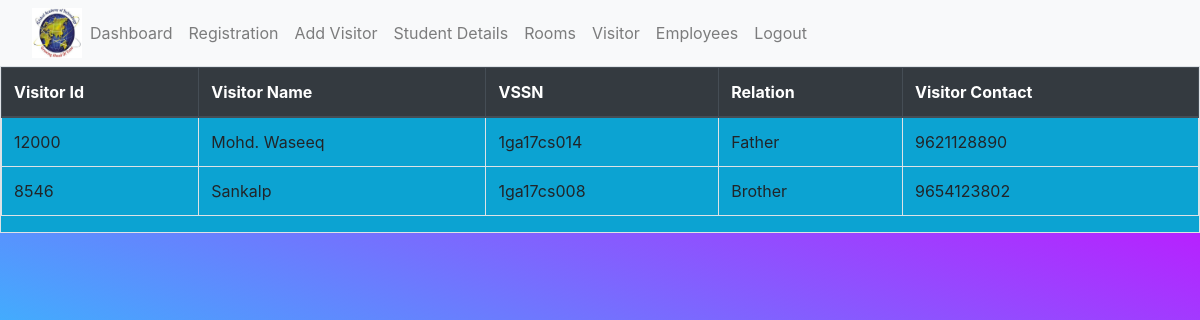
Page /visitordetails.php on the committed database.
### tables this page shows
CREATE TABLE IF NOT EXISTS `visitor` (
  `vis_id` varchar(5) NOT NULL,
  `vssn` varchar(10) DEFAULT NULL,
  `vis_name` varchar(20) DEFAULT NULL,
  `vis_type` varchar(20) DEFAULT NULL,
  `vis_contact` varchar(10) DEFAULT NULL,
  PRIMARY KEY (`vis_id`),
  KEY `vssn` (`vssn`)
);

### visitordetails.php (the view, shortened to what this page needs)
<?php
include "nav.php";
include "config.php";
?>
<!doctype html>
<html lang="en">
  <head>
    <link rel="stylesheet" href="view.css">
    <link rel="stylesheet" href="https://stackpath.bootstrapcdn.com/bootstrap/4.3.1/css/bootstrap.min.css">
  </head>
  <body>
    <div class="details">
    <form method="post" action="">
    <?php
      $sql="SELECT * FROM visitor";
      $result=$conn->query($sql);
    ?>
    <div class="table-inverse table-responsive table-bordered table-hover">
    <table class="table">
      <thead class="thead-dark">
        <tr>
          <th>Visitor Id</th>
          <th>Visitor Name</th>
          <th>VSSN</th>
          <th>Relation</th>
          <th>Visitor Contact</th>
        </tr>
        </thead>
        <tbody>
        <?php
          while( $row= $result->fetch_assoc()){
            echo
            " <tr>
              <td>{$row ['vis_id']}</td>
              <td>{$row ['vis_name']}</td>
              <td>{$row ['vssn']}</td>
              <td>{$row ['vis_type']}</td>
              <td>{$row ['vis_contact']}</td>
            </tr>\n";
          }
          ?>
        </tbody>
    </table>
    </div>
    </form>
    </div>
  </body>
</html>

### view.css (style rules this page uses)
body { background-color: #21D4FD; background-image: linear-gradient(19deg, #21D4FD 0%, #B721FF 100%); }
.details { position: relative; width: 100%; background: #0ca3d2; }
.table { width: 100%; }

### rows in the picture
visitor: vis_id "12000", vis_name "Mohd. Waseeq", vssn "1ga17cs014", vis_type "Father", vis_contact "9621128890"
visitor: vis_id "8546", vis_name "Sankalp", vssn "1ga17cs008", vis_type "Brother", vis_contact "9654123802"
